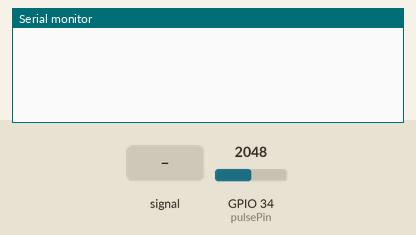
A sketch run on a simulated ESP32. On the bench: the last lines printed to the serial monitor. The test bench sets the inputs (shaded band); at power-on: GPIO 34 (pulsePin) = 2048.

Above: at 1.2 s.
1.3 s: GPIO 34 (pulsePin) fed a 200 Hz sine of ±327 counts around its level
At 2.1 s:
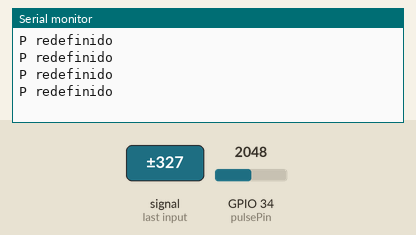
At 7.86 s:
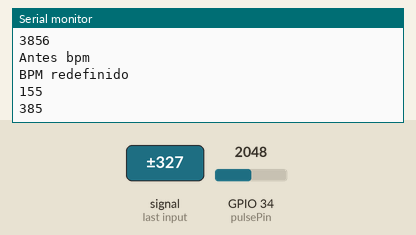

Measured:
- after the input at 1.3 s, the serial monitor: prints a new line at once (image 1)

The sketch:

heart_sensor_new_test.ino
```cpp
#include "Arduino.h"

int pulsePin = 34;                 // Pulse Sensor purple wire connected to analog pin 34 , ADC6

// Volatile Variables, used in the interrupt service routine!
int BPM;                   // int that holds raw Analog in 0. updated every 2mS
int Signal;                // holds the incoming raw data
unsigned long IBI = 600;             // int that holds the time interval between beats! Must be seeded!
bool Pulse = false;     // "True" when User's live heartbeat is detected. "False" when not a "live beat".

int rate[10];                    // array to hold last ten IBI values
unsigned long sampleCounter = 0;          // used to determine pulse timing
unsigned long lastBeatTime = 0;           // used to find IBI
int P = 512;                     // used to find peak in pulse wave, seeded
int T = 512;                     // used to find trough in pulse wave, seeded
int thresh = 530;                // used to find instant moment of heart beat, seeded
int amp = 0;                   // used to hold amplitude of pulse waveform, seeded
bool firstBeat = true;        // used to seed rate array so we startup with reasonable BPM
bool secondBeat = false;      // used to seed rate array so we startup with reasonable BPM

unsigned long firstBeatTime = 0;
unsigned long secondBeatTime = 0;
int currentRate = 0;

unsigned long firstTime;


void setup() {
  Serial.begin(115200);             // we agree to talk fast!

  firstTime = millis();
}

void loop() {

  if((millis() - firstTime) > 20) {
    firstTime = millis();
    heartSensor();
  }

//  serialOutput() ;
}

void serialOutput(){   // Decide How To Output Serial.
  Serial.print(BPM);
  Serial.print(",");
  Serial.print(IBI);
  Serial.print(",");
  Serial.println(Signal);
}


void heartSensor () {

  Signal = analogRead(pulsePin) / 4;            // read the Pulse Sensor, bits of ESP32 ADC ch is 4 times larger

  sampleCounter += 2;                         // keep track of the time in mS with this variable
  int N = sampleCounter - lastBeatTime;       // monitor the time since the last beat to avoid noise

  //  find the peak and trough of the pulse wave
  if (Signal < thresh && N > (IBI / 5) * 3) { // avoid dichrotic noise by waiting 3/5 of last IBI
    if (Signal < T) {                       // T is the trough
      T = Signal;                         // keep track of lowest point in pulse wave
      Serial.println("T redefinido");
    }
  }

  if (Signal > thresh && Signal > P) {        // thresh condition helps avoid noise
    P = Signal;                             // P is the peak
    Serial.println("P redefinido");
  }                                        // keep track of highest point in pulse wave

  //  NOW IT'S TIME TO LOOK FOR THE HEART BEAT
  // signal surges up in value every time there is a pulse
  if (N > 250) {                                  // avoid high frequency noise
    if ( (Signal > thresh) && (Pulse == false) && (N > (IBI / 5) * 3) ) {
      Pulse = true;                               // set the Pulse flag when we think there is a pulse
      lastBeatTime = sampleCounter;               // keep track of time for next pulse

      if (secondBeat) {                      // if this is the second beat, if secondBeat == TRUE
        Serial.println("firstBeat");
        secondBeat = false;                  // clear secondBeat flag
        IBI = millis() - firstBeatTime;
        Serial.println(IBI);
        rate[currentRate] = IBI;
        currentRate = (currentRate + 1)%10;
      }

      if (firstBeat) {                       // if it's the first time we found a beat, if firstBeat == TRUE

        Serial.println("firstBeat");
        firstBeat = false;                   // clear firstBeat flag
        secondBeat = true;                   // set the second beat flag
        firstBeatTime = millis();
        return;                              // IBI value is unreliable so discard it
      }

      Serial.println("Antes bpm");
      // keep a running total of the last 10 IBI values
      unsigned int runningTotal = 0;                  // clear the runningTotal variable

      for (int i = 0; i < 10; i++) {          // shift data in the rate array
        runningTotal += rate[i];              // add up the 9 oldest IBI values
      }

      runningTotal /= 10;                     // average the last 10 IBI values
      BPM = 60000 / runningTotal;             // how many beats can fit into a minute? that's BPM!
      Serial.println("BPM redefinido");
      Serial.println(BPM);
      Serial.println(runningTotal);
    }
  }

  if (Signal < thresh && Pulse == true) {  // when the values are going down, the beat is over
    Pulse = false;                         // reset the Pulse flag so we can do it again
    amp = P - T;                           // get amplitude of the pulse wave
    thresh = amp / 2 + T;                  // set thresh at 50% of the amplitude
    P = thresh;                            // reset these for next time
    T = thresh;
  }

  if (N > 2500) {                          // if 2.5 seconds go by without a beat
    thresh = 530;                          // set thresh default
    P = 512;                               // set P default
    T = 512;                               // set T default
    lastBeatTime = sampleCounter;          // bring the lastBeatTime up to date
    firstBeat = true;                      // set these to avoid noise
    secondBeat = false;                    // when we get the heartbeat back
  }

}
```
